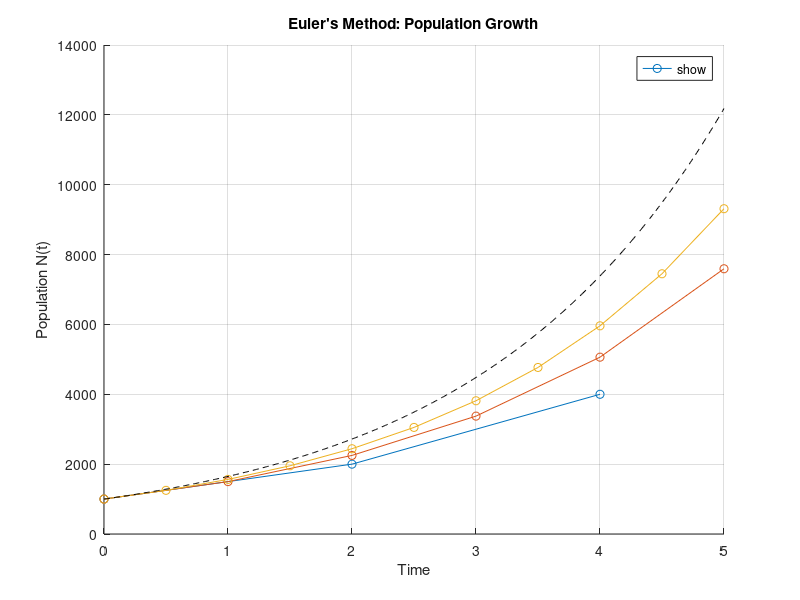

Source code (MATLAB):
fprintf('\n--- 17.4: Euler''s Method Population Growth ---\n');
growthRate = 0.5;   % growth rate (not specified exactly, using typical value)
initialPop = 1000;
endTime = 5;
stepSizes = [2, 1, 0.5];

figure; hold on;
for currentStep = stepSizes
    timeGrid = 0:currentStep:endTime;
    population = zeros(size(timeGrid));
    population(1) = initialPop;
    for stepIdx = 1:length(timeGrid)-1
        population(stepIdx+1) = population(stepIdx) + currentStep * growthRate * population(stepIdx);
    end
    plot(timeGrid, population, '-o', 'DisplayName', ['h = ', num2str(currentStep)]);
end

exactTime = 0:0.01:endTime;
exactPop = initialPop * exp(growthRate*exactTime);
plot(exactTime, exactPop, 'k--', 'DisplayName', 'Exact solution');

xlabel('Time'); ylabel('Population N(t)');
title('Euler''s Method: Population Growth');
legend('show', 'Location', 'best'); grid on; hold off;
